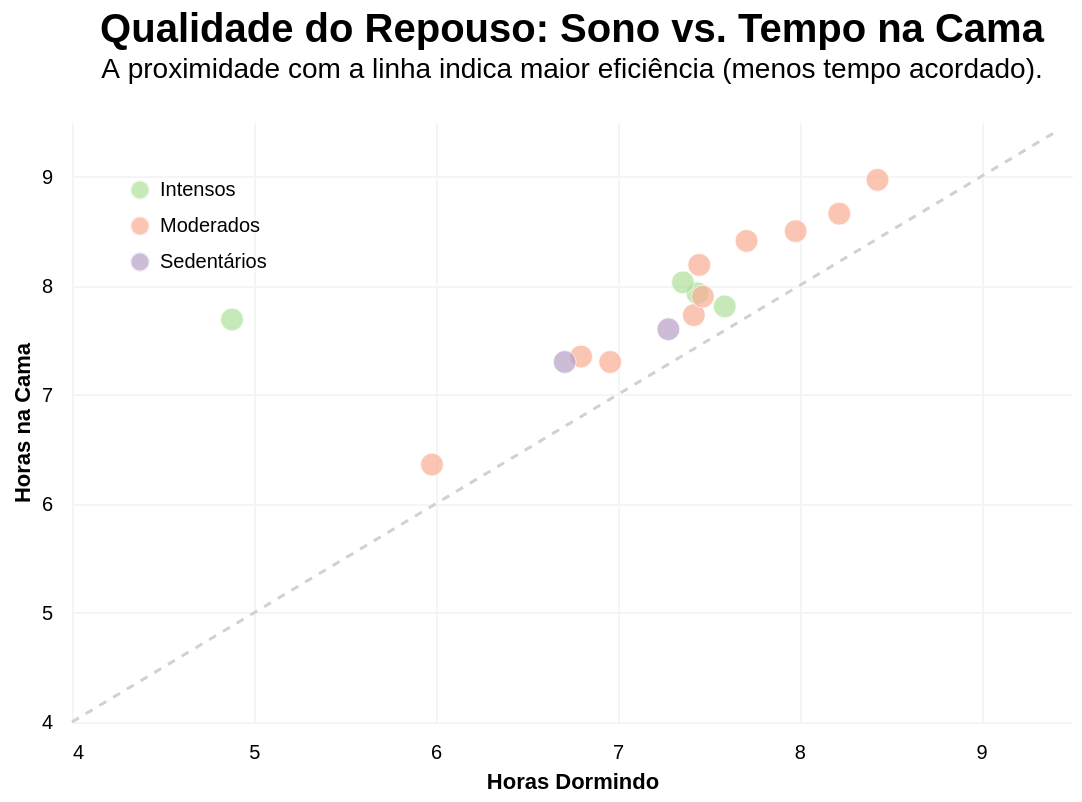

Write notebook code for a chart like this one.
### Code cell
# 1. Preparação dos Dados
df_sleep_refined = (
    df_daily_clean
    .filter((pl.col("has_sleep_data")) & (pl.col("TotalMinutesAsleep") > 120))
    .join(df_perfis.select(["Id", "perfil_nome"]), on="Id")
    .group_by(["Id", "perfil_nome"])
    .agg([
        (pl.col("TotalMinutesAsleep").mean() / 60).alias("avg_sleep_h"),
        (pl.col("TotalTimeInBed").mean() / 60).alias("avg_bed_h"),
        pl.col("eficiencia_sono").mean().alias("avg_efficiency"),
        pl.col("date").n_unique().alias("days")
    ])
    .filter(pl.col("days") >= 7)
    .with_columns([
        pl.col("avg_sleep_h").round(2),
        pl.col("avg_bed_h").round(2)
    ])
    .to_pandas()
)

# 2. Estilo e Escalas
palette = ['#AFDF9B', '#F9AD94', '#B6A0C6']
perfil_order = ['Intensos', 'Moderados', 'Sedentários']
min_focus = 4
max_val = df_sleep_refined[["avg_sleep_h", "avg_bed_h"]].max().max()
limit_max = max_val * 1.05
shared_scale = alt.Scale(domain=[min_focus, limit_max], zero=False, nice=True)

# 3. Construção do Gráfico
base = alt.Chart(df_sleep_refined).encode(
    x=alt.X('avg_sleep_h:Q',
            title='Horas Dormindo',
            scale=shared_scale,
            axis=alt.Axis(tickCount=5, labelPadding=10)),
    y=alt.Y('avg_bed_h:Q',
            title='Horas na Cama',
            scale=shared_scale,
            axis=alt.Axis(tickCount=5, labelPadding=10))
)

# Camada 1: Linha de Referência (Eficiência 100%)
line = alt.Chart(pd.DataFrame({'val': [min_focus, limit_max]})).mark_line(
    color='#D1D1D1',
    strokeDash=[4,4],
    strokeWidth=1.5
).encode(x='val:Q', y='val:Q')

# Camada 2: Pontos
points = base.mark_circle(size=130, opacity=0.7, stroke='white', strokeWidth=0.5).encode(
    color=alt.Color('perfil_nome:N',
                    title=None,
                    scale=alt.Scale(domain=perfil_order, range=palette),
                    legend=alt.Legend(orient='top-left', padding=10, symbolSize=100)),
    tooltip=[
        alt.Tooltip('perfil_nome:N', title='Perfil'),
        alt.Tooltip('avg_sleep_h:Q', title='Sono (h)', format='.1f'),
        alt.Tooltip('avg_bed_h:Q', title='Na Cama (h)', format='.1f'),
        alt.Tooltip('avg_efficiency:Q', title='Eficiência (%)', format='.2f')
    ]
)

# 4. Ajustes Finais
final_chart = (line + points).properties(
    width=500, height=300,
    title={
        "text": "Qualidade do Repouso: Sono vs. Tempo na Cama",
        "subtitle": [
            "A proximidade com a linha indica maior eficiência (menos tempo acordado)."
        ],
        "anchor": "middle", "fontSize": 20, "subtitleFontSize": 14, "dy": -15
    }
).configure_axis(
    grid=True,
    gridColor='#F5F5F5',
    domain=False,
    tickSize=0
).configure_view(
    strokeWidth=0
)

final_chart.display()

### Figure 1 — Vega-Lite specification as saved in the notebook (floating-point values rounded to 4 significant figures)
{"config": {"view": {"continuousWidth": 300, "continuousHeight": 300, "strokeWidth": 0}, "axis": {"domain": false, "grid": true, "gridColor": "#F5F5F5", "tickSize": 0}}, "layer": [{"data": {"name": "data-9a7cc33ae2564b7ead7481e28856efcf"}, "mark": {"type": "line", "color": "#D1D1D1", "strokeDash": [4, 4], "strokeWidth": 1.5}, "encoding": {"x": {"field": "val", "type": "quantitative"}, "y": {"field": "val", "type": "quantitative"}}}, {"data": {"name": "data-00592560a0070f799b5d09b16037b5ec"}, "mark": {"type": "circle", "opacity": 0.7, "size": 130, "stroke": "white", "strokeWidth": 0.5}, "encoding": {"color": {"field": "perfil_nome", "legend": {"orient": "top-left", "padding": 10, "symbolSize": 100}, "scale": {"domain": ["Intensos", "Moderados", "Sedentários"], "range": ["#AFDF9B", "#F9AD94", "#B6A0C6"]}, "title": null, "type": "nominal"}, "tooltip": [{"field": "perfil_nome", "title": "Perfil", "type": "nominal"}, {"field": "avg_sleep_h", "format": ".1f", "title": "Sono (h)", "type": "quantitative"}, {"field": "avg_bed_h", "format": ".1f", "title": "Na Cama (h)", "type": "quantitative"}, {"field": "avg_efficiency", "format": ".2f", "title": "Eficiência (%)", "type": "quantitative"}], "x": {"axis": {"labelPadding": 10, "tickCount": 5}, "field": "avg_sleep_h", "scale": {"domain": [4, 9.419], "nice": true, "zero": false}, "title": "Horas Dormindo", "type": "quantitative"}, "y": {"axis": {"labelPadding": 10, "tickCount": 5}, "field": "avg_bed_h", "scale": {"domain": [4, 9.419], "nice": true, "zero": false}, "title": "Horas na Cama", "type": "quantitative"}}}], "height": 300, "title": {"text": "Qualidade do Repouso: Sono vs. Tempo na Cama", "subtitle": ["A proximidade com a linha indica maior eficiência (menos tempo acordado)."], "anchor": "middle", "fontSize": 20, "subtitleFontSize": 14, "dy": -15}, "width": 500, "$schema": "https://vega.github.io/schema/vega-lite/v5.20.1.json", "datasets": {"data-9a7cc33ae2564b7ead7481e28856efcf": [{"val": 4.0}, {"val": 9.419}], "data-00592560a0070f799b5d09b16037b5ec": [{"Id": "6117666160", "perfil_nome": "Moderados", "avg_sleep_h": 7.98, "avg_bed_h": 8.5, "avg_efficiency": 94.02, "days": 18}, {"Id": "8792009665", "perfil_nome": "Sedentários", "avg_sleep_h": 7.28, "avg_bed_h": 7.6, "avg_efficiency": 95.84, "days": 15}, {"Id": "7086361926", "perfil_nome": "Intensos", "avg_sleep_h": 7.59, "avg_bed_h": 7.81, "avg_efficiency": 97.16, "days": 24}, {"Id": "2347167796", "perfil_nome": "Moderados", "avg_sleep_h": 7.45, "avg_bed_h": 8.19, "avg_efficiency": 91.04, "days": 15}, {"Id": "4319703577", "perfil_nome": "Moderados", "avg_sleep_h": 8.22, "avg_bed_h": 8.66, "avg_efficiency": 94.91, "days": 25}, {"Id": "4445114986", "perfil_nome": "Moderados", "avg_sleep_h": 6.8, "avg_bed_h": 7.35, "avg_efficiency": 92.42, "days": 26}, {"Id": "1503960366", "perfil_nome": "Moderados", "avg_sleep_h": 5.98, "avg_bed_h": 6.36, "avg_efficiency": 93.67, "days": 25}, {"Id": "2026352035", "perfil_nome": "Moderados", "avg_sleep_h": 8.43, "avg_bed_h": 8.97, "avg_efficiency": 94.06, "days": 28}, {"Id": "5577150313", "perfil_nome": "Intensos", "avg_sleep_h": 7.44, "avg_bed_h": 7.93, "avg_efficiency": 93.88, "days": 25}, {"Id": "3977333714", "perfil_nome": "Intensos", "avg_sleep_h": 4.88, "avg_bed_h": 7.69, "avg_efficiency": 63.2, "days": 28}, {"Id": "5553957443", "perfil_nome": "Moderados", "avg_sleep_h": 7.71, "avg_bed_h": 8.41, "avg_efficiency": 91.63, "days": 31}, {"Id": "4020332650", "perfil_nome": "Sedentários", "avg_sleep_h": 6.71, "avg_bed_h": 7.3, "avg_efficiency": 92.11, "days": 7}, {"Id": "6962181067", "perfil_nome": "Moderados", "avg_sleep_h": 7.42, "avg_bed_h": 7.73, "avg_efficiency": 96.1, "days": 31}, {"Id": "8378563200", "perfil_nome": "Intensos", "avg_sleep_h": 7.36, "avg_bed_h": 8.03, "avg_efficiency": 91.85, "days": 31}, {"Id": "4388161847", "perfil_nome": "Moderados", "avg_sleep_h": 7.47, "avg_bed_h": 7.9, "avg_efficiency": 94.58, "days": 20}, {"Id": "4702921684", "perfil_nome": "Moderados", "avg_sleep_h": 6.96, "avg_bed_h": 7.3, "avg_efficiency": 95.3, "days": 27}]}}
